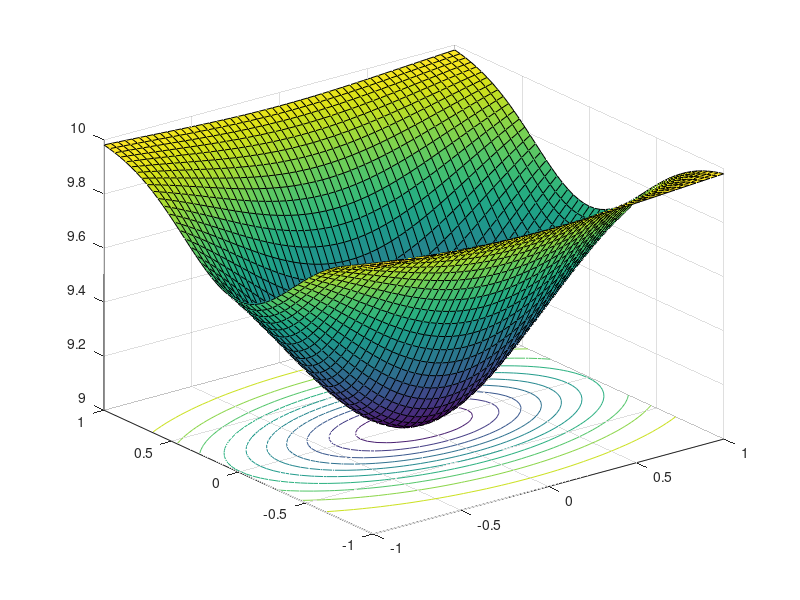
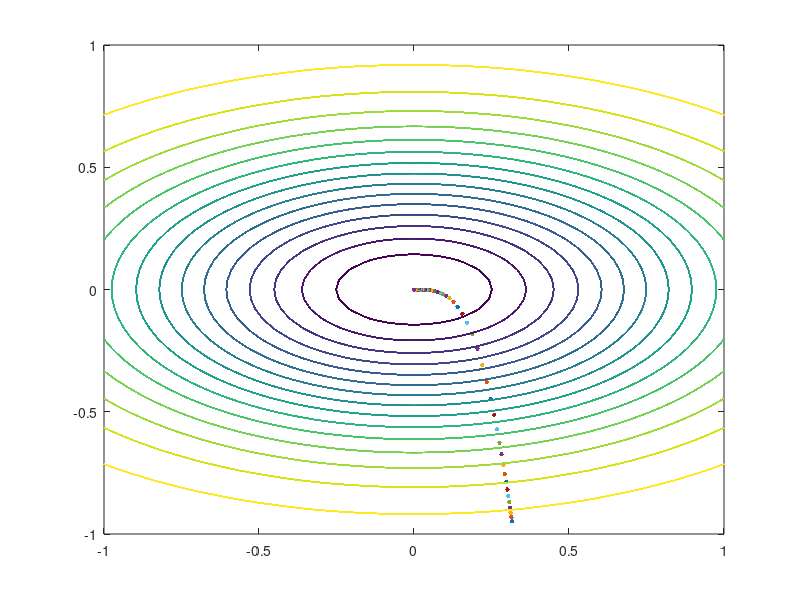

Reproduce these figures in MATLAB, in order.
%%%%%%%%%%%%%%%%%%%%%%%%%%%%%%%%%%%%%%%%%%%%%%%%%%%%%%%%%%%%%%%%%%%%%%%%%%%
% Libro: MATLAB: COMPUTACIÓN METAHEURÍSTICA Y BIO-iNSPIRADA
% Capitulo 1: Optimización.
% Descripción: Primer algoritmo del capitulo 1: Gradiente Descendiente
% Autores:Erik Cuevas, Fernando Fausto, Jorge Gálvez y Alma Rodríguez
%%%%%%%%%%%%%%%%%%%%%%%%%%%%%%%%%%%%%%%%%%%%%%%%%%%%%%%%%%%%%%%%%%%%%%%%%%%
% Programador: Alberto Ramírez Bello
% Fecha: Enero 25, 2024
%%%%%%%%%%%%%%%%%%%%%%%%%%%%%%%%%%%%%%%%%%%%%%%%%%%%%%%%%%%%%%%%%%%%%%%%%%%

% Limpiar memoria
clear all

% Definiendo funcion a optimizar: 10 - e^-( (x1)^2+3(x2)^2 )
funstr = '10-(exp(-1*(x^2+3*y^2)))';
f = vectorize(inline(funstr));
range = [-1, 1 -1 1]; % Valores de 'x' y 'y'

% Dibujando la función como referencia.
Ndiv = 50;
dx = ( range(2) - range(1) ) / Ndiv;
dy = ( range(4) - range(3) ) / Ndiv;
[x,y] = meshgrid( range(1):dx:range(2), range(3):dy:range(4));
z = (f(x,y));
figure(1);
surfc(x,y,z)

% Número de iteraciones
k = 0;
niter = 200;

% Pasos del gradiente
hstep = 0.001;

% paso de la optimización
alfa = 0.05;

% Generación del punto inicial
xrange = range(2) - range(1);
yrange = range(4) - range(3);
x1 = rand * xrange + range(1);
x2 = rand * yrange + range(3);
figure

% Proceso iterativo de optimización
while ( k < niter )
    zn = f(x1,x2); % Evaluando la función

    % Calculo de los gradientes
    vx1 = x1 + hstep;
    vx2 = x2 + hstep;
    gx1 = ( f(vx1, x2) - zn ) / hstep;
    gx2 = ( f(x1, vx2) - zn ) / hstep;

    % Graficando el punto
    contour(x,y,z,15); hold on;
    plot( x1, x2, '.', 'MarkerSize', 10, 'MarkerFaceColor','g' );
    drawnow;
    hold on;

    % Se calcula el nuevo punto
    x1 = x1 - alfa * gx1;
    x2 = x2 - alfa * gx2;
    k = k + 1;
end